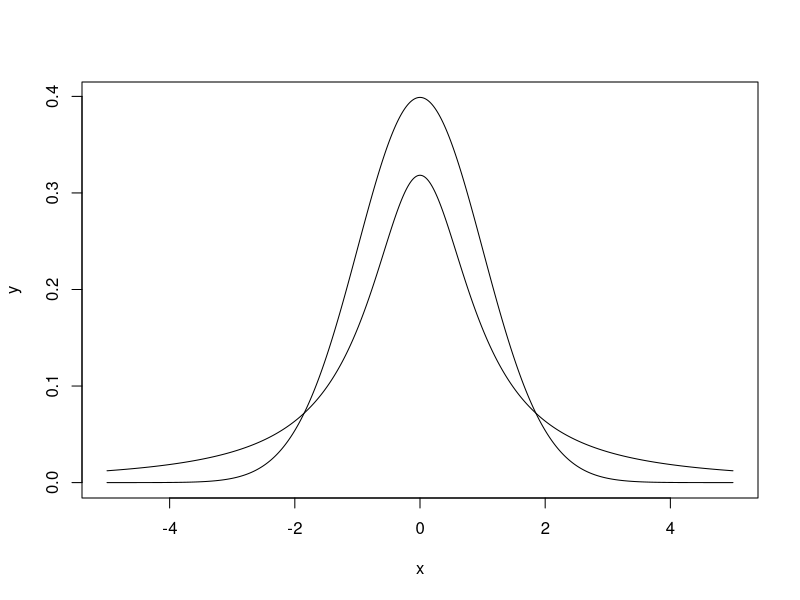

This chart was generated by the following R code:
## [MATH-02C] Not so simple math with R ##

# Trigonometric functions
sin(pi/2)
cos(pi/2)
tan(pi/2)
asin(0)
acos(0)
atan(0)

# Complex numbers
(2 + 2i) + (4 - 3i)
(2 + 2i) * (4 - 3i)
(2 + 2i) / (4 - 3i)

# Complex numbers are different objects
sqrt(-1)
sqrt(-1 + 0i)
str(-1 + 0i)
log(0)
log(-1 + 0i)

# e as a limit
exp(1)
s1 <- function(n) (1 + 1/n)^n
s1(1:100)

# Faster
s2 <- function(n) sum(1/factorial(0:n))
s2(10)

# Plotting the bell curve
f <- function(x) (1/sqrt(2*pi))*exp(-x^2/2) 
x <- seq(-5, 5, by=0.01)
y <- f(x)
plot(y ~ x, type="l")

# Another bell?
g <- function(x) 1/(pi*(1+x^2))
z <- g(x)
lines(z ~ x, type="l")
